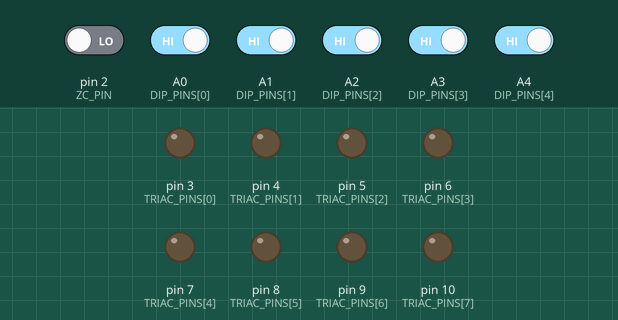
Simulated run of this program. Board: Arduino Uno, built with avr-gcc and run on an emulated ATmega328P. Shown: output pins drawn as LEDs (lit = HIGH). Inputs (shaded band) come from the test bench; at power-on: A0 (DIP_PINS[0]), A1 (DIP_PINS[1]), A2 (DIP_PINS[2]), A3 (DIP_PINS[3]), A4 (DIP_PINS[4]) HIGH, pin 2 (ZC_PIN) LOW.

Above: at 1.2 s.
1.3 s: A1 (DIP_PINS[1]) driven LOW and A2 (DIP_PINS[2]) driven LOW
At 3.7 s:
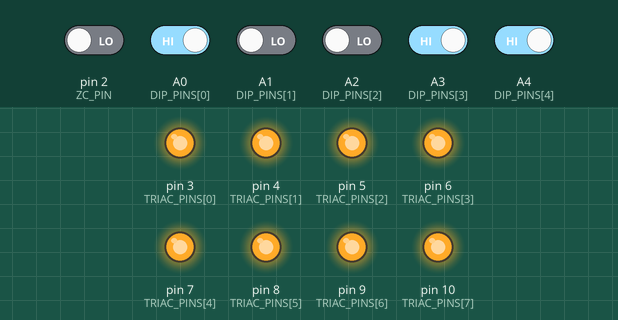
Timing chart, 0 to 10.3 s (numbered marks = the images above; inputs shaded):
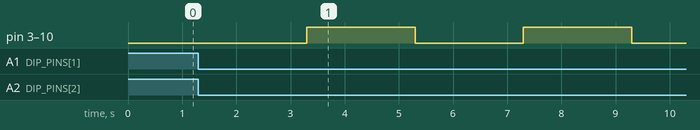

The program:

main.cpp
```cpp
#include <Arduino.h>

const byte ZC_PIN = 2;  // Zero-crossing detector input
const byte TRIAC_PINS[] = {3, 4, 5, 6, 7, 8, 9, 10}; // 8 output channels
const unsigned long PULSE_WIDTH = 30; // TRIAC pulse width in microseconds
const unsigned long HALF_CYCLE = 8333; // 8.33ms for 60Hz AC

// DIP switch pins
const byte DIP_PINS[] = {A0, A1, A2, A3, A4}; // 5 DIP switches

volatile unsigned long zcTime = 0;
volatile bool zcFlag = false;
unsigned long channelDelays[8];
int fadeSpeeds[8]; // Fade speed based on pattern
int currentBrightness[8];
bool triacState[8];

// Predefined patterns
const int dimmingPatterns[4][8] = {
    {300, 500, 700, 900, -300, -500, -700, -900}, // Pattern 1
    {400, 600, 800, 1000, -400, -600, -800, -1000}, // Pattern 2
    {200, 300, 400, 500, -200, -300, -400, -500}, // Pattern 3
    {100, 200, 300, 400, -100, -200, -300, -400}  // Pattern 4
};

const bool relayPatterns[4][8] = {
    {1, 0, 1, 0, 1, 0, 1, 0}, // Pattern 1 (Alternate ON/OFF)
    {0, 1, 0, 1, 0, 1, 0, 1}, // Pattern 2 (Opposite Alternate)
    {1, 1, 0, 0, 1, 1, 0, 0}, // Pattern 3 (Pairs ON/OFF)
    {0, 0, 1, 1, 0, 0, 1, 1}  // Pattern 4 (Inverse Pairs)
};

void zcISR() {
    zcTime = micros();
    zcFlag = true;
    memset(triacState, 0, sizeof(triacState)); // Reset all TRIAC states
}

void updateChannels() {
    if (!zcFlag) return;

    unsigned long currentMicros = micros();
    unsigned long elapsed = currentMicros - zcTime;

    for (byte i = 0; i < 8; i++) {
        if (!triacState[i] && elapsed >= channelDelays[i]) {
            digitalWrite(TRIAC_PINS[i], HIGH);
            triacState[i] = true;
            channelDelays[i] = currentBrightness[i];
        }

        if (triacState[i] && (currentMicros - (zcTime + channelDelays[i])) >= PULSE_WIDTH) {
            digitalWrite(TRIAC_PINS[i], LOW);
        }
    }

    if (elapsed >= HALF_CYCLE) zcFlag = false;
}

void readDIPSwitch() {
    int mode = digitalRead(DIP_PINS[0]); // Mode selection
    int pattern = (digitalRead(DIP_PINS[1]) << 3) |
                  (digitalRead(DIP_PINS[2]) << 2) |
                  (digitalRead(DIP_PINS[3]) << 1) |
                  (digitalRead(DIP_PINS[4]) << 0); // Convert 4-bit input

    int patternCount = 0;
    for (int i = 1; i <= 4; i++) {
        if (digitalRead(DIP_PINS[i]) == LOW) patternCount++; // Count ON switches
    }

    if (patternCount > 1) { // Invalid selection (more than one switch ON)
        handleInvalidSelection();
        return;
    }

    if (mode == LOW) { // Dimming Mode
        if (pattern >= 1 && pattern <= 4) {
            memcpy(fadeSpeeds, dimmingPatterns[pattern - 1], sizeof(fadeSpeeds));
        }
    } else { // Relay Mode
        if (pattern >= 1 && pattern <= 4) {
            for (int i = 0; i < 8; i++) {
                digitalWrite(TRIAC_PINS[i], relayPatterns[pattern - 1][i]);
            }
        }
    }
}

void handleInvalidSelection() {
    while (true) { // Infinite loop until DIP switch is corrected
        for (byte i = 0; i < 8; i++) {
            digitalWrite(TRIAC_PINS[i], LOW);
        }
        delay(2000);
        for (byte i = 0; i < 8; i++) {
            digitalWrite(TRIAC_PINS[i], HIGH);
        }
        delay(2000);
    }
}

void setup() {
    pinMode(ZC_PIN, INPUT);
    attachInterrupt(digitalPinToInterrupt(ZC_PIN), zcISR, RISING);

    for (byte i = 0; i < 8; i++) {
        pinMode(TRIAC_PINS[i], OUTPUT);
        currentBrightness[i] = 100; // Start with minimum brightness
    }

    for (byte i = 0; i < 5; i++) {
        pinMode(DIP_PINS[i], INPUT_PULLUP); // Set DIP switch as input with pull-up
    }

    readDIPSwitch();
}

void loop() {
    static unsigned long lastUpdate = 0;
    updateChannels();

    if (millis() - lastUpdate >= 20) { // Update brightness every 20ms
        lastUpdate = millis();
        for (byte i = 0; i < 8; i++) {
            currentBrightness[i] += fadeSpeeds[i];

            // Constrain and reverse direction
            if (currentBrightness[i] >= 8000 || currentBrightness[i] <= 100) {
                fadeSpeeds[i] = -fadeSpeeds[i]; // Reverse direction
                currentBrightness[i] = constrain(currentBrightness[i], 100, 8000);
            }
        }
    }

    readDIPSwitch(); // Continuously check DIP switch
}
```

Measured:
- after the input at 1.3 s, pin 3 (TRIAC_PINS[0]), pin 4 (TRIAC_PINS[1]), pin 5 (TRIAC_PINS[2]), pin 6 (TRIAC_PINS[3]), pin 7 (TRIAC_PINS[4]), pin 8 (TRIAC_PINS[5]), pin 9 (TRIAC_PINS[6]), pin 10 (TRIAC_PINS[7]): alternates HIGH for 2.0 s and LOW for 2.0 s, starting after 2.0 s
